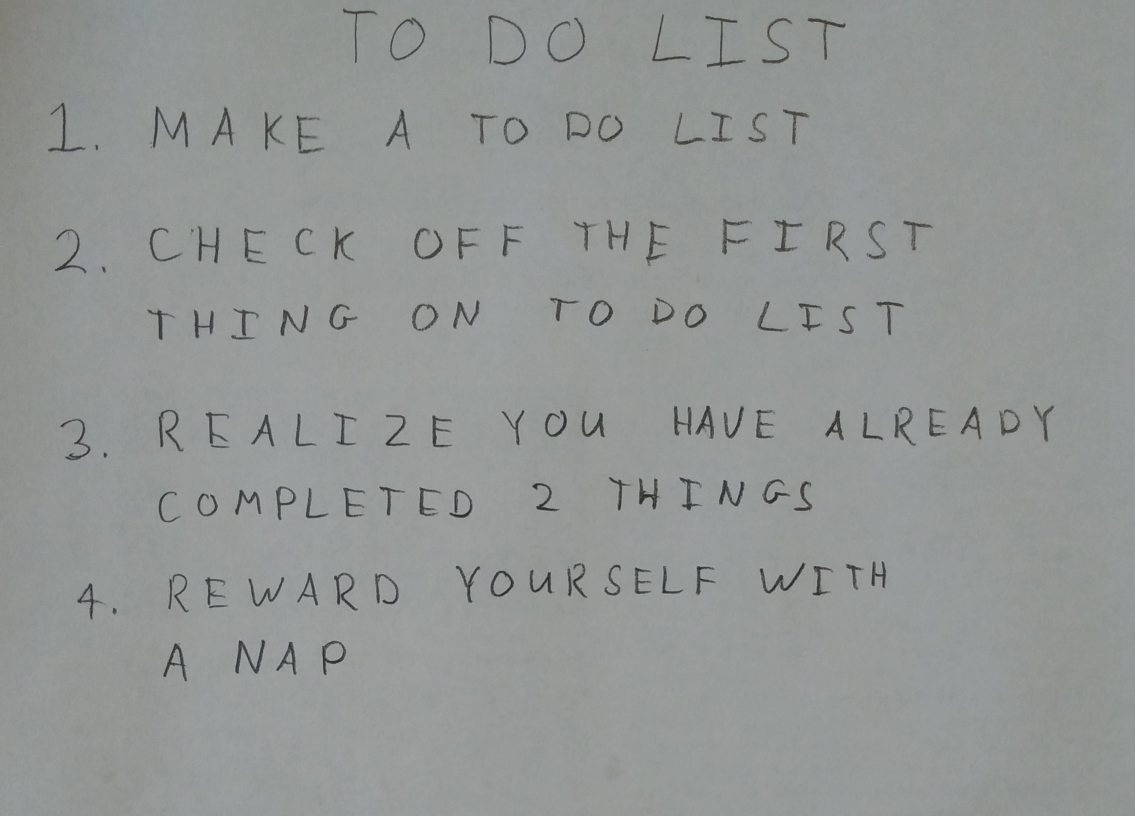
#> input picture hw3/images/01_list.jpg, 2270 x 1631 px (shown at 1/2 size)
$ jupyter execute --allow-errors q3.ipynb
#> lines starting #> are read from the running program, lines starting #| are printed output that depends on the picture; after the words box and inside, x2 and y2 are one past the last pixel; in counts of white or black regions, pixels touching at a corner belong together
#> further down, img is the input picture: shape (1631, 2270, 3); mean R, G, B 146.5, 150.1, 148.9
#                                    16720 (B) Neural Networks for Recognition - Assignment 3

     Instructor: Kris Kitani                       TAs: Arka, Jinkun, Rawal, Rohan, Sheng-Yu

## Q3 Extract Text from Images (35 points, write-up)

**Please include all the answers to the write-up questions to HW3:PDF**.

<center>Sample image with handwritten characters annotated with boxes around each character</center>

Now that you have a network that can recognize handwritten letters with reasonable accuracy, you can now use it to parse text in an image. Given an image with some text on it, our goal is to have a function that returns the actual text in the image. However, since your neural network expects a a binary image with a single character, you will need to process the input image to extract each character. There are various approaches that can be done so feel free to use any strategy you like.

Here we outline one possible method, another is that given in a [tutorial](http://scikit-image.org/docs/dev/auto_examples/segmentation/plot_label.html)
1. Process the image ([blur](http://scikit-image.org/docs/dev/auto_examples/filters/plot_denoise.html), [threshold](http://scikit-image.org/docs/dev/api/skimage.filters.html#skimage.filters.try_all_threshold), [opening morphology](http://scikit-image.org/docs/dev/api/skimage.morphology.html#skimage.morphology.opening), etc. (perhaps in that order)) to classify all pixels as being part of a character or background.
2. Find connected groups of character pixels (see [skimage.measure.label](http://scikit-image.org/docs/dev/api/skimage.measure.html#skimage.measure.label)). Place a bounding box around each connected component.
3. Group the letters based on which line of the text they are a part of, and sort each group so that the letters are in the order they appear on the page.
4. Take each bounding box one at a time and resize it to $32\times 32$, classify it with your network, and report the characters in order (inserting spaces when it makes sense).

Since the network you trained likely does not have perfect accuracy, you can expect there to be some errors in your final text parsing. Whichever method you choose to implement for the character detection, you should be able to place a box on most of there characters in the image. We have provided you with **01\_list.jpg**, **02\_letters.jpg**, **03\_haiku.jpg** and **04\_deep.jpg** to test your implementation on.

### Q3.1 (3 points, write-up)
The method outlined above is pretty simplistic, and makes several assumptions. What are two big assumptions that the sample method makes. In your writeup, include two example images where you expect the character detection to fail (either miss valid letters, or respond to non-letters).

<font color="red">**Please include your answer to HW3:PDF**</font>

### Q3.2 (13 points, write-up + code)
Find letters in the image. Given an RGB image, this function should return bounding boxes for all of the located handwritten characters in the image, as well as a binary black-and-white version of the image \texttt{im}. Each row of the matrix should contain **[y1,x1,y2,x2]** the positions of the top-left and bottom-right corners of the box. The black and white image should be floating point, 0 to 1, with the characters in black and background in white.

<font color="red">**Please include your answer to HW3:PDF**</font>

<font color="red">**For this question, please also submit screenshot of your code snippets to the write-up**</font>

[cell 1]
import numpy as np

import skimage
import skimage.measure
import skimage.color
import skimage.restoration
import skimage.io
import skimage.filters
import skimage.morphology
import skimage.segmentation
import skimage.exposure
import matplotlib.pyplot as plt

# takes a color image
# returns a list of bounding boxes and black_and_white image
def findLetters(image):
    bboxes = []
    bw = None

    # Preprocess the image
    blurred_img = skimage.filters.gaussian(image, sigma = 1)
    # plt.figure(0)
    # plt.imshow(blurred_img)
    gray_blurr  = skimage.color.rgb2gray(blurred_img)
    thresh      = skimage.filters.threshold_otsu(gray_blurr)
#> thresh = 0.465
    thresh_img  = gray_blurr < thresh
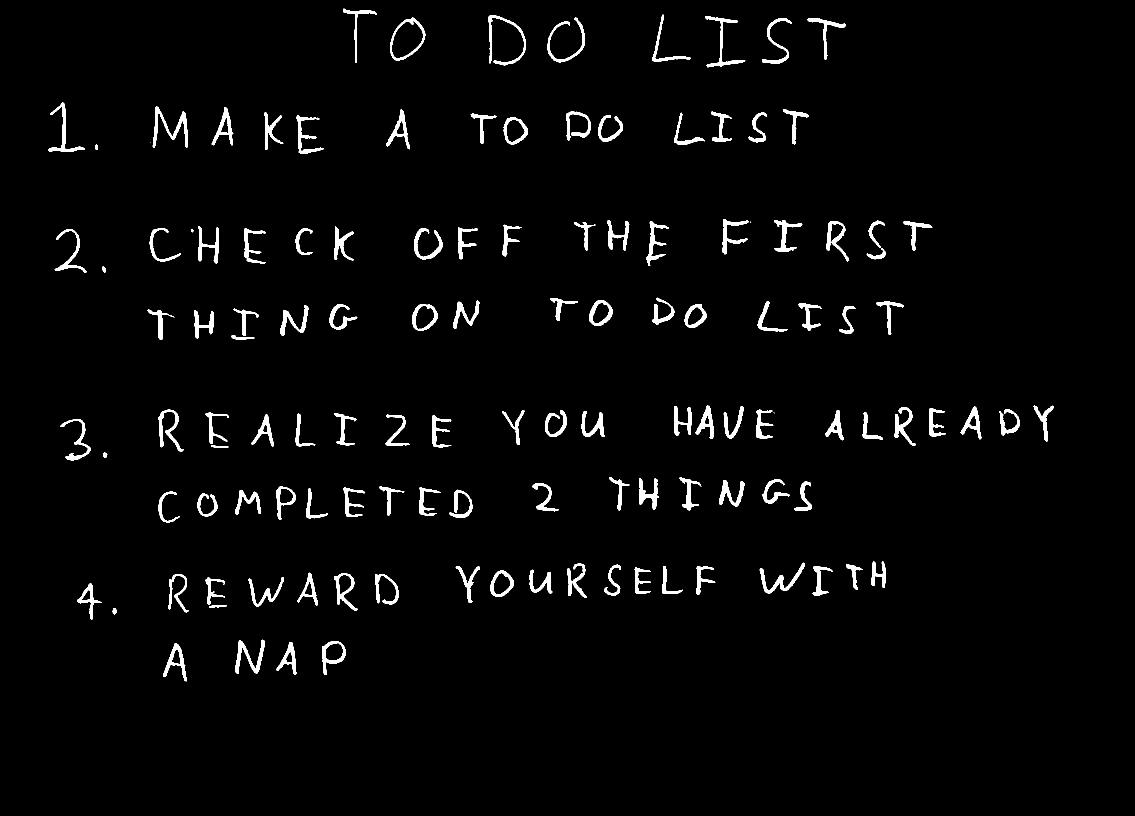
#> thresh_img: shape (1631, 2270) bool (shown at 1/2 size); 2.6% white; 128 white regions (4 under 20 px), largest, box (x1, y1, x2, y2) and area: (305, 213, 376, 296) 1502, (977, 30, 1052, 131) 1294, (471, 1279, 530, 1348) 1286
    # plt.figure(1)
    # plt.imshow(thresh_img)
    closed_img  = skimage.morphology.closing(thresh_img)
#> closed_img: shape (1631, 2270) bool; 2.6% white; 125 white regions (4 under 20 px), largest, box (x1, y1, x2, y2) and area: (305, 213, 376, 296) 1504, (977, 30, 1052, 131) 1296, (471, 1279, 530, 1348) 1292
    closed_img  = skimage.morphology.dilation(closed_img)
#> closed_img: shape (1631, 2270) bool; 3.4% white; 122 white regions (2 under 20 px), largest, box (x1, y1, x2, y2) and area: (304, 212, 377, 297) 1993, (976, 29, 1053, 132) 1823, (1409, 31, 1492, 136) 1681
    # plt.figure(2)
    # plt.imshow(closed_img)
    preproc_img = closed_img

    labeled_img = skimage.measure.label(preproc_img)
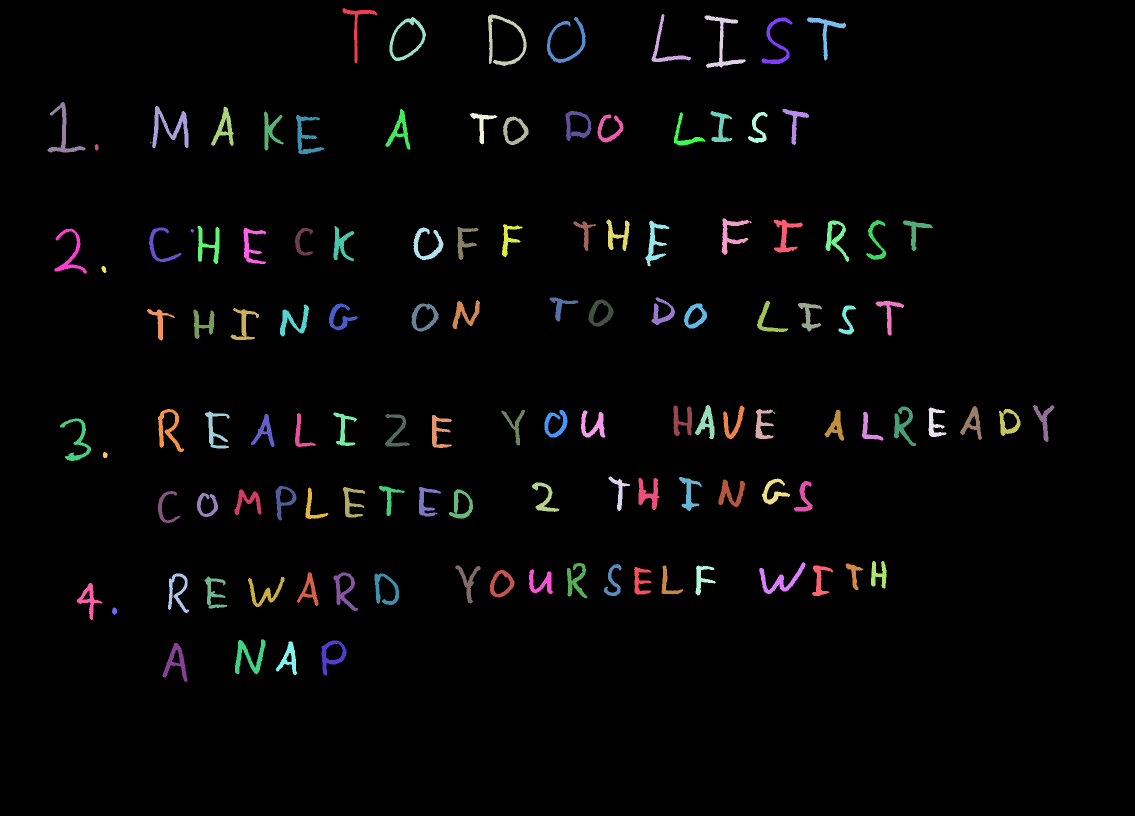
#> labeled_img: shape (1631, 2270) int32 (shown at 1/2 size); 123 distinct labels, from 0 to 122; one colour per label, 0 black
    for region in skimage.measure.regionprops(labeled_img):
        if region.area > 100:
            minr, minc, maxr, maxc = region.bbox
            bboxes.append((max(0,minr-10), max(0,minc-10), min(image.shape[0],maxr+10), min(image.shape[1],maxc+10)))
#> this loop made 122 passes
#> (minr, minc, maxr, maxc) on passes 1 to 8: (16, 685, 127, 755), (28, 1303, 124, 1382), (29, 976, 132, 1053), (31, 1409, 136, 1492), (34, 779, 122, 852), (34, 1094, 126, 1171), (35, 1523, 128, 1585), (35, 1614, 121, 1692)
#> after the loop, bboxes = 116 items, first 6: (6, 675, 137, 765), (18, 1293, 134, 1392), (19, 966, 142, 1063), (21, 1399, 146, 1502), (24, 769, 132, 862), (24, 1084, 136, 1181)

    return bboxes, np.invert(preproc_img).astype("float")

img = skimage.io.imread("images/01_list.jpg")
bboxes, out_img = findLetters(img)
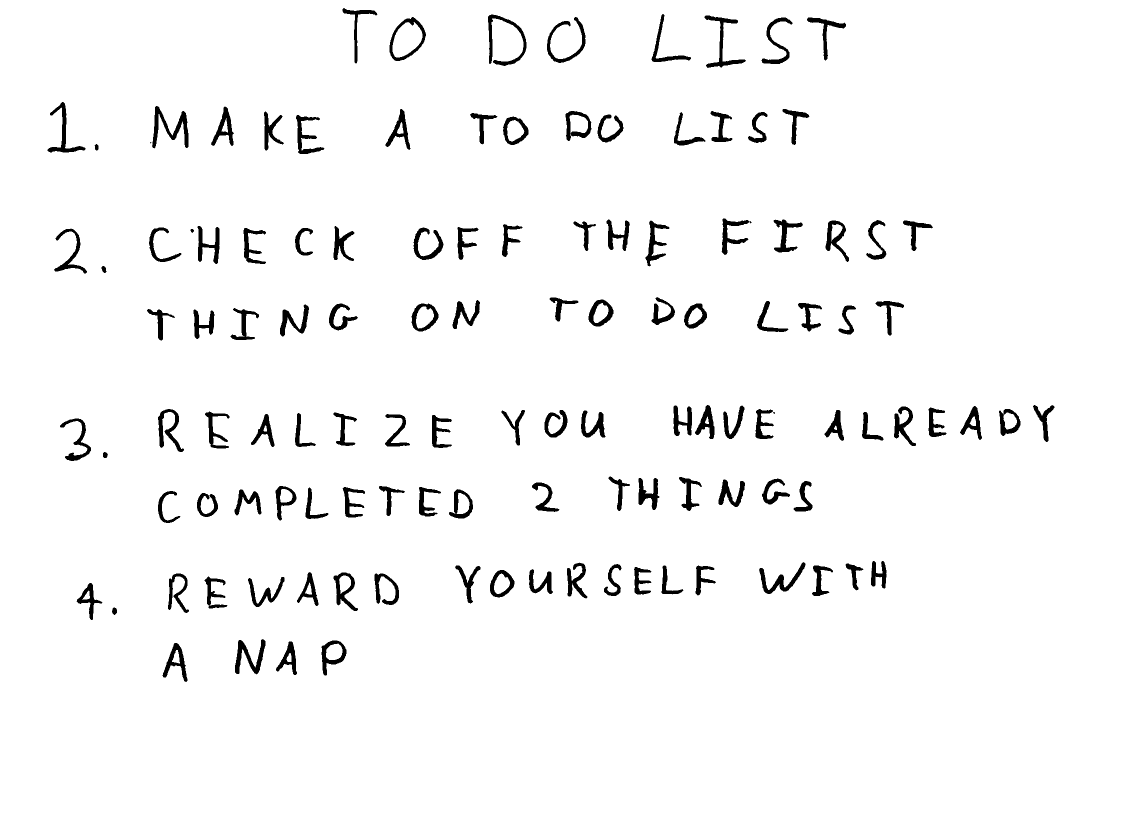
#> out_img: shape (1631, 2270) float64 (shown at 1/2 size); values 0 (black) and 1 (white), 96.6% white; 122 black regions (2 under 20 px), largest, box (x1, y1, x2, y2) and area: (304, 212, 377, 297) 1993, (976, 29, 1053, 132) 1823, (1409, 31, 1492, 136) 1681
plt.imshow(out_img)
print(bboxes)
#> (printed output is left out)

### Q3.3 (6 points, write-up + code)
Run `findLetters()` on all of the provided sample images in **images/**. Plot all of the located boxes on top of the image to show the accuracy of your `findLetters()` function. Include all the result images in your writeup.

<font color="red">**Please include your answer to HW3:PDF**</font>

<font color="red">**For this question, please also submit screenshot of your code snippets to the write-up**</font>

[cell 2]
import os
import matplotlib.pyplot as plt
import matplotlib.patches
import cv2

from ipynb.fs.defs.q1 import *

def extract_and_resize_patch(bw, bbox):
    minr, minc, maxr, maxc = bbox
    chip = bw[minr:maxr, minc:maxc]
    chip_resized = skimage.transform.resize(chip, (30,30), anti_aliasing=True)
    pad_chip = np.pad(chip_resized, 1, "constant", constant_values=1)
    # cv2.imshow("Chip", skimage.img_as_ubyte(pad_chip.T))
    # cv2.waitKey()
    # cv2.destroyAllWindows()
    return (pad_chip.T).flatten()

# do not include any more libraries here!
# no opencv, no sklearn, etc!
import warnings
warnings.simplefilter(action='ignore', category=FutureWarning)
warnings.simplefilter(action='ignore', category=UserWarning)

heights = []
widths  = []
img_word_dict = {}
for img in os.listdir('images'):
    im1 = skimage.img_as_float(skimage.io.imread(os.path.join('images',img)))
    bboxes, bw = findLetters(im1)
#> the loop in findLetters (call 2), `for region in skimage.measure.regionprops(labeled_img):` made 122 passes

    plt.imshow(bw)
    for bbox in bboxes:
        minr, minc, maxr, maxc = bbox
        heights.append(maxr - minr)
        widths.append(maxc - minc)
        rect = matplotlib.patches.Rectangle((minc, minr), maxc - minc, maxr - minr,
                                fill=False, edgecolor='red', linewidth=2)
        plt.gca().add_patch(rect)
#> this loop made 116 passes
    plt.show()
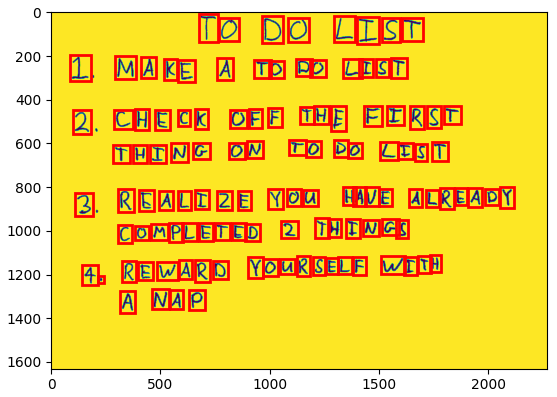
#> figure drawn by matplotlib, 1 panel

    # Order the patches into order
    ordered_patches = []
    average_height = int(np.mean(np.array(heights)))
    average_width  = int(np.mean(np.array(widths)))

    rows = []
    for idx, bbox in enumerate(bboxes):
        minr, minc, maxr, maxc = bbox
        if idx == 0:
            row = [bbox]
        elif idx == len(bboxes) - 1:
            rows.append(row)
        else:
            lminr, lminc, lmaxr, lmaxc = bboxes[idx-1]
            if abs(minr - lminr) < average_height and abs(maxr - lmaxr) < average_height:
                row.append(bbox)
            else:
                rows.append(row)
                row = [bbox]

    # Sequential words in the rows
    words = []
    for row in rows:
        # Sort the columns
        np_row = np.array(row)
        sort_idxs = np.argsort(np_row[:, 1])
        np_row = np_row[sort_idxs, :]

        for idx, bbox in enumerate(np_row):
            minr, minc, maxr, maxc = bbox
            chip = extract_and_resize_patch(bw, bbox)
            if idx == 0:
                word = [chip]
            elif idx == np_row.shape[0] - 1:
                word.append(chip)
                words.append(word)
            else:
                lminr, lminc, lmaxr, lmaxc = np_row[idx-1]
                if abs(lmaxc - minc) < average_width:
                    word.append(chip)
                else:
                    words.append(word)
                    word = [chip]
#> this loop made 8 passes
#> pass 1, in extract_and_resize_patch, `chip = bw[minr:maxr, minc:maxc]`:
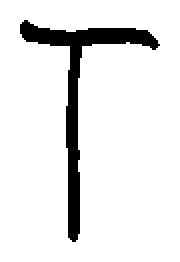
#> chip: shape (131, 90) float64 (shown 2 times larger); values 0 (black) and 1 (white), 90.7% white; 1 black region, box (x1, y1, x2, y2) and area: (10, 10, 80, 121) 1095
#> pass 1, in extract_and_resize_patch, `pad_chip = np.pad(chip_resized, 1, "constant", constant_values=1)`:
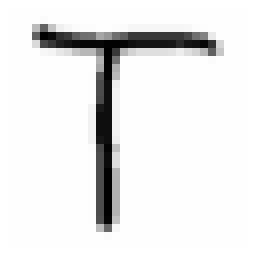
#> pad_chip: shape (32, 32) float64 (shown 8 times larger); min 0.0034, max 1, mean 0.918
#> pass 1, in extract_and_resize_patch (call 2), `chip = bw[minr:maxr, minc:maxc]`:
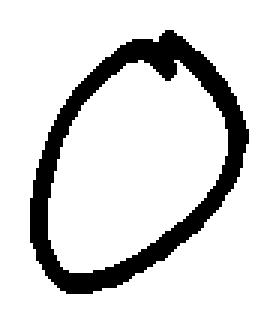
#> chip: shape (108, 93) float64 (shown 3 times larger); values 0 (black) and 1 (white), 85.5% white; 1 black region, box (x1, y1, x2, y2) and area: (10, 10, 83, 98) 1453

    img_word_dict[img] = words
    import pickle
    with open("image_word_dict.pkl", "wb") as f:
        pickle.dump(img_word_dict, f)
#> pass 2 of the loop `for img in os.listdir('images'):`:
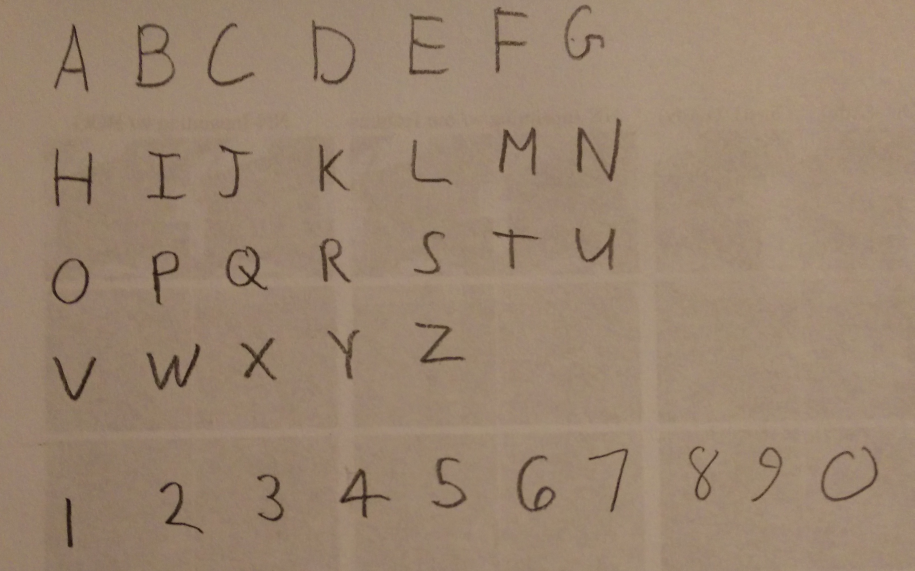
#> input picture hw3/images/02_letters.jpg, 2743 x 1712 px (shown at 1/3 size)
#> im1: shape (1712, 2743, 3) float64
#> blurred_img: shape (1712, 2743, 3) float64
#> gray_blurr: shape (1712, 2743) float64
#> in findLetters (call 3), `thresh_img  = gray_blurr < thresh`:
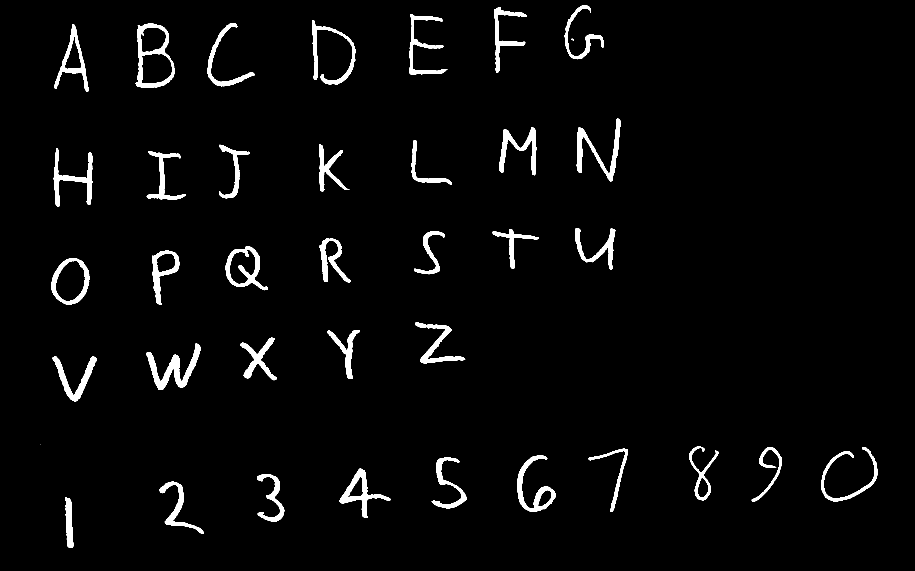
#> thresh_img: shape (1712, 2743) bool (shown at 1/3 size); 3% white; 38 white regions (1 under 20 px), largest, box (x1, y1, x2, y2) and area: (439, 1030, 602, 1170) 6757, (407, 71, 525, 264) 6083, (1730, 356, 1863, 544) 5723
#> the loop in findLetters (call 3), `for region in skimage.measure.regionprops(labeled_img):` made 38 passes
#> the loop `for bbox in bboxes:` made 36 passes
#> bbox on passes 1 to 4: (4, 1683, 189, 1823), (10, 1471, 229, 1591), (32, 1217, 235, 1353), (50, 925, 265, 1078)
#> the loop `for idx, bbox in enumerate(bboxes):` made 36 passes
#> the loop `for row in rows:` made 5 passes
#> pass 1, in extract_and_resize_patch (call 117), `chip = bw[minr:maxr, minc:maxc]`:
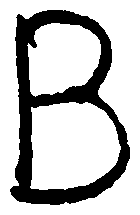
#> chip: shape (215, 140) float64; values 0 (black) and 1 (white), 76.2% white; 1 black region, box (x1, y1, x2, y2) and area: (10, 10, 130, 205) 7154


    # find the rows using..RANSAC, counting, clustering, etc.
    # YOUR CODE HERE
    # raise NotImplementedError()
    # crop the bounding boxes
    # note.. before you flatten, transpose the image (that's how the dataset is!)
    # consider doing a square crop, and even using np.pad() to get your images looking more like the dataset
